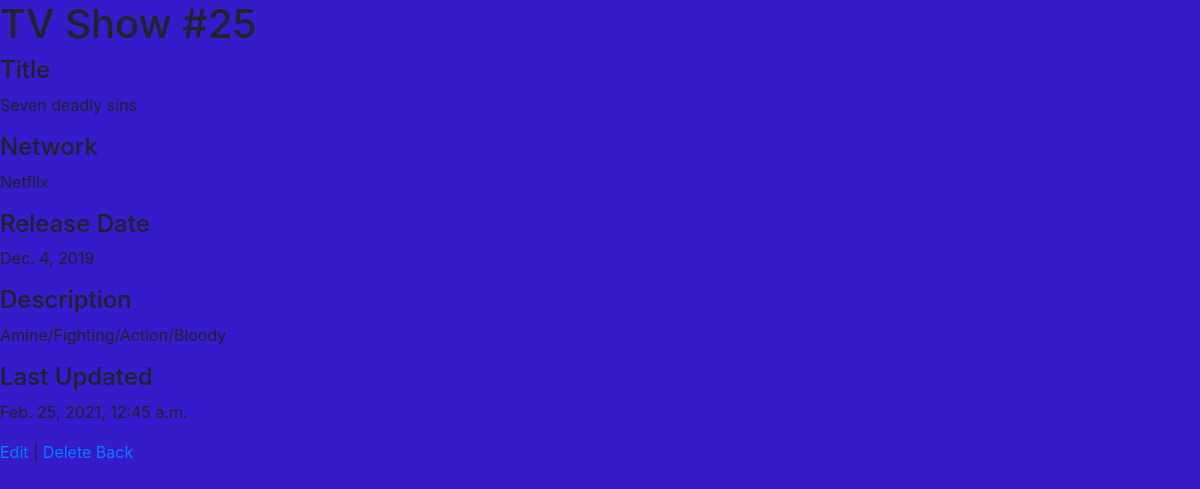
Screenshot of /25 with the database file from the repository.
### semi_restful_app/models.py (models this page shows)
class Show(models.Model):
    title = models.CharField(max_length=255)
    networks = models.CharField(max_length=255)
    release_date = models.DateField()
    description = models.TextField()
    created_at = models.DateTimeField(auto_now_add=True)
    updated_at = models.DateTimeField(auto_now=True)
    objects = ShowManager()

### semi_restful_app/views.py (the view)
# urls.py: path('<int:show_id>',views.show),
def show(request, show_id):
    one_show = Show.objects.get(id=show_id)
    context ={
        'show': one_show
    }
    return render(request, 'show.html', context)

### semi_restful_app/templates/show.html (shortened to what this page needs)
<!DOCTYPE html>
<html lang="en">
<head>
    <link rel="stylesheet" href="https://stackpath.bootstrapcdn.com/bootstrap/4.5.2/css/bootstrap.min.css">
    {% load static %}
    <link rel="stylesheet" href="{% static 'css/style.css' %}">
</head>
<body>
    <h1>TV Show #{{ show.id }}</h1>
    <h4>Title</h4>
    <p>{{ show.title }}</p>
    <h4>Network</h4>
    <p>{{ show.networks }}</p>
    <h4>Release Date</h4>
    <p>{{ show.release_date }}</p>
    <h4>Description</h4>
    <p>{{ show.description }}</p>
    <h4>Last Updated</h4>
    <p>{{ show.updated_at }}</p>
    <a href="/{{ show.id }}/edit">Edit</a> | <a href="/{{ show.id }}/delete">Delete</a>
    <a href="/">Back</a>
</body>
</html>

### semi_restful_app/static/css/style.css (style rules this page uses)
body { background-color: rgb(53, 27, 202); }

### rows the page displays
Show: id "25", title "Seven deadly sins", networks "Netflix", release_date "Dec. 4, 2019", description "Amine/Fighting/Action/Bloody", updated_at "Feb. 25, 2021, 12:45 a.m."
